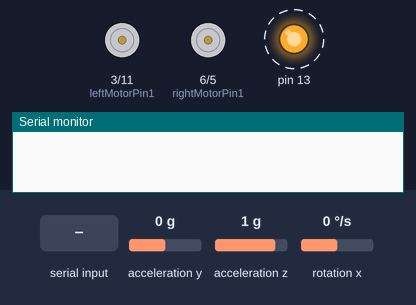
Simulated run of this sketch. Board: Arduino Uno, built with avr-gcc and run on an emulated ATmega328P. Parts: motor-driver pin pairs drawn as motors (green arrow = first pin HIGH = forward, orange = second pin HIGH = backward, longer = more drive), output pins drawn as LEDs (lit = HIGH), the last lines printed to the serial monitor. Dashed ring = blinking. The test bench sets the inputs (shaded band); at power-on: acceleration y 0 g, rotation x 0 °/s, acceleration z 1 g.

Above: at 1.2 s.
1.3 s: "30,150,10\n" received over Serial
At 3.6 s:
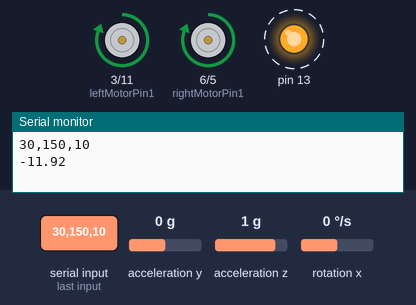
4.3 s: acceleration y set to -1.4 g
At 5.7 s:
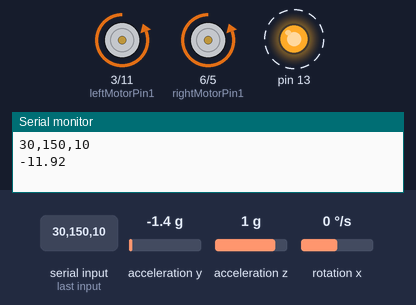
7.3 s: "90,45\n" received over Serial
10.3 s: rotation x set to 192 °/s
At 12.4 s:
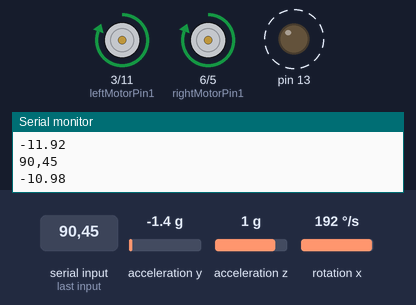
13.3 s: acceleration z set to 0 g
14.9 s: ",\n" received over Serial
Timing chart, 0 to 28.2 s (numbered marks = the images above; inputs shaded):
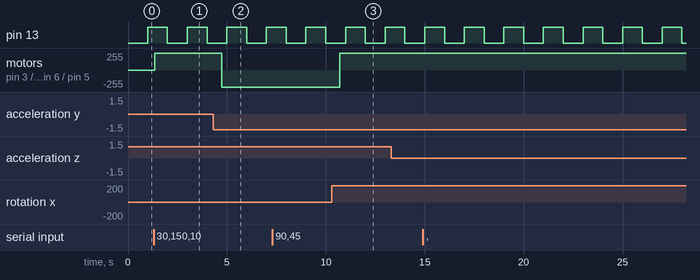

The sketch:

BalanceTest1.ino
```cpp
#include "Wire.h"
#include "I2Cdev.h"
#include "MPU6050.h"
#include "math.h"


#define leftMotorPin1   3
#define leftMotorPin2   11
#define rightMotorPin1  6
#define rightMotorPin2  5

#define TRIGGER_PIN 9
#define ECHO_PIN 8
#define MAX_DISTANCE 75

#define Kp  20
#define Kd 0.4
#define Ki  180
#define sampleTime  0.005
volatile float targetAngle =  0;

MPU6050 mpu;


int16_t accY, accZ, gyroX;
volatile int motorPower, gyroRate;
volatile float accAngle, gyroAngle, currentAngle, prevAngle=0, error, prevError=0, errorSum=0;
volatile byte count=0;


void setup() {
  Serial.begin(38400);
  Serial.setTimeout(30);
  // set the motor control and PWM pins to output mode
  pinMode(leftMotorPin1, OUTPUT);
  pinMode(leftMotorPin2, OUTPUT);
  pinMode(rightMotorPin1, OUTPUT);
  pinMode(rightMotorPin2, OUTPUT);
  // set the status LED to output mode
  pinMode(13, OUTPUT);
  // initialize the MPU6050 and set offset values
  mpu.initialize();
  mpu.setYAccelOffset(-5694);
  mpu.setZAccelOffset(1119);
  mpu.setXGyroOffset(-59);
  // initialize PID sampling loop
  init_PID();
}

void loop() {

  if(Serial.available()){
    String str = Serial.readStringUntil(";");
    Serial.println(str);
    int i1 = str.indexOf(",");
    int i2 = str.indexOf(",", i1+1);
    int i3 = str.indexOf(",", i2+1);
    String xS = str.substring(0,i1), yS = str.substring(i1+1, i2), potS = str.substring(i2+1, i3);
    int x = xS.toInt();
    int y = yS. toInt();
    int pot = potS.toInt();

    targetAngle = modifiedMap(pot, 0, 1023, -10, 10) + modifiedMap(y, 0, 1023, -3, 3);
    Serial.println(targetAngle);
  }
  // read acceleration and gyroscope values
  accY = mpu.getAccelerationY();
  accZ = mpu.getAccelerationZ();
  gyroX = mpu.getRotationX();
  // set motor power after constraining it
  motorPower = constrain(motorPower, -255, 255);
  setMotors(motorPower, motorPower);
  //targetAngle = modifiedMap(analogRead(A0), 0, 1023, -30, 30);
}
// The ISR will be called every 5 milliseconds
ISR(TIMER1_COMPA_vect)
{
  // calculate the angle of inclination
  accAngle = atan2(accY, accZ)*RAD_TO_DEG;
  gyroRate = map(gyroX, -32768, 32767, -250, 250);
  gyroAngle = (float)gyroRate*sampleTime;
  currentAngle = 0.9934*(prevAngle + gyroAngle) + 0.0066*(accAngle);

  error = currentAngle - targetAngle;
  errorSum = errorSum + error;
  errorSum = constrain(errorSum, -300, 300);
  //calculate output from P, I and D values
  motorPower = Kp*(error) + Ki*(errorSum)*sampleTime + Kd*(currentAngle-prevAngle)/sampleTime;

  prevAngle = currentAngle;
  // toggle the led on pin13 every second
  count++;
  if(count == 200)  {
    count = 0;
    digitalWrite(13, !digitalRead(13));
  }
}

double modifiedMap(double x, double in_min, double in_max, double out_min, double out_max)
{
 double temp = (x - in_min) * (out_max - out_min) / (in_max - in_min) + out_min;
 //temp = (int) (4*temp + .5);
 return (double) temp;
}

void setMotors(int leftMotorSpeed, int rightMotorSpeed) {

  if(leftMotorSpeed >= 0) {
    analogWrite(leftMotorPin1, leftMotorSpeed);
    digitalWrite(leftMotorPin2, LOW);
  }
  else {
    analogWrite(leftMotorPin2, -leftMotorSpeed);
    digitalWrite(leftMotorPin1, LOW);
  }
  if(rightMotorSpeed >= 0) {
    analogWrite(rightMotorPin1, rightMotorSpeed);
    digitalWrite(rightMotorPin2, LOW);
  }
  else {
    analogWrite(rightMotorPin2, -rightMotorSpeed);
    digitalWrite(rightMotorPin1, LOW);
  }
}

void init_PID() {
  // initialize Timer1
  cli();          // disable global interrupts
  TCCR1A = 0;     // set entire TCCR1A register to 0
  TCCR1B = 0;     // same for TCCR1B
  // set compare match register to set sample time 5ms
  OCR1A = 9999;
  // turn on CTC mode
  TCCR1B |= (1 << WGM12);
  // Set CS11 bit for prescaling by 8
  TCCR1B |= (1 << CS11);
  // enable timer compare interrupt
  TIMSK1 |= (1 << OCIE1A);
  sei();          // enable global interrupts
}
```

Measured:
- after the input at 1.3 s, motor on pin 3 (leftMotorPin1) / pin 11 (leftMotorPin2), motor on pin 6 (rightMotorPin1) / pin 5 (rightMotorPin2): stopped → forward 255/255 at once
- after the input at 4.3 s, motor on pin 3 (leftMotorPin1) / pin 11 (leftMotorPin2), motor on pin 6 (rightMotorPin1) / pin 5 (rightMotorPin2): forward 255/255 → backward 255/255 after 0.43 s
- after the input at 10.3 s, motor on pin 3 (leftMotorPin1) / pin 11 (leftMotorPin2), motor on pin 6 (rightMotorPin1) / pin 5 (rightMotorPin2): backward 255/255 → forward 255/255 after 0.40 s
- by itself, pin 13: alternates HIGH for 1.0 s and LOW for 1.0 s
